Frame 1 (no input): blank canvas, image omitted
Frame 60 (no input): blank canvas, image omitted
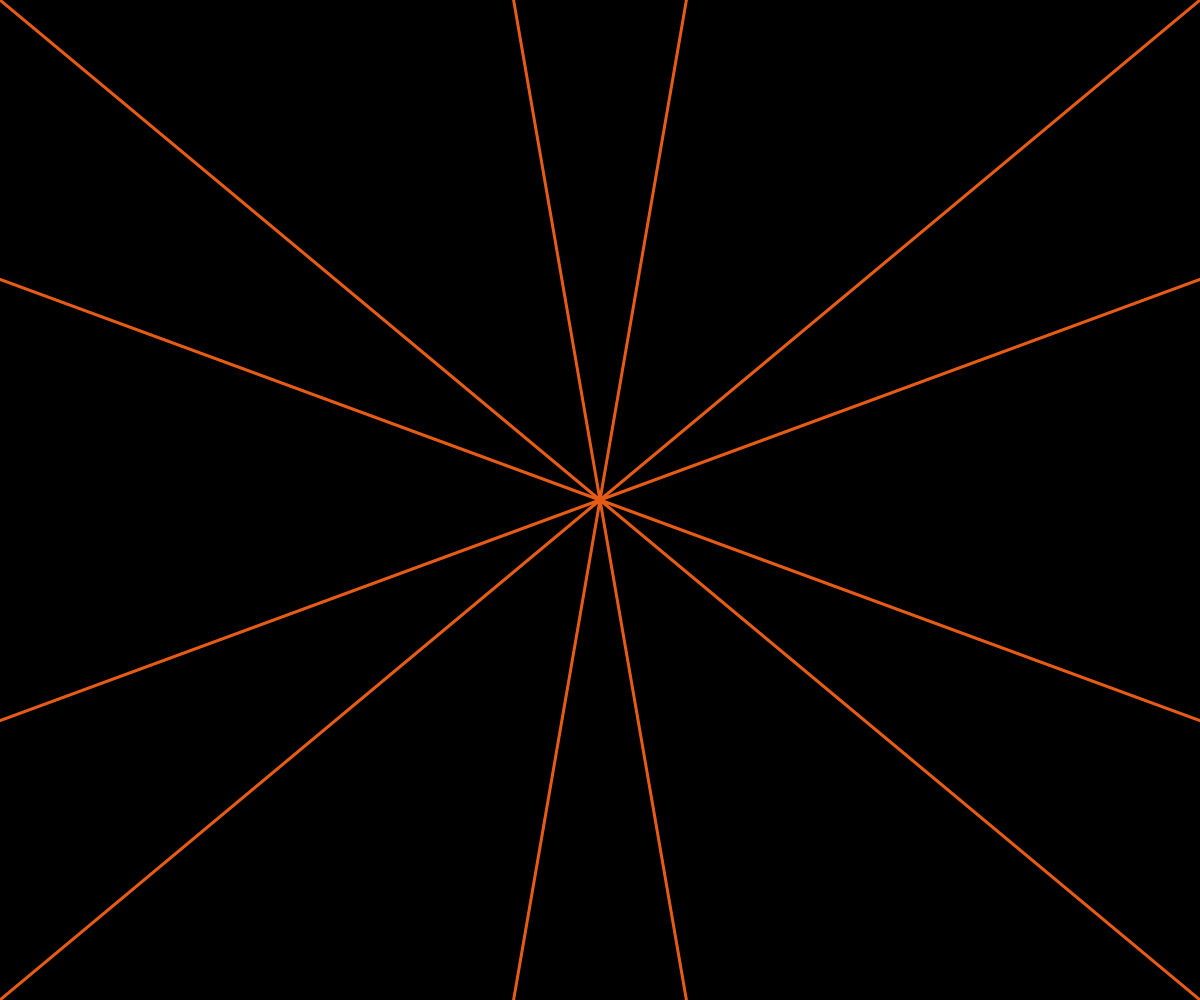
Frame 120 (the mouse pressed at the canvas centre since frame 60)

The p5.js sketch whose frames 1 and 60 were blank and that drew this single picture after the mouse press (run headless with seeded random() and noise() and a simulated clock; from frame 60 on, the mouse is pressed at the canvas centre):

// p5.js sketch
// ── sketch.js
// Tutorial 1: 
// Source: https://p5js.org/examples/repetition-kaleidoscope/
let symmetry = 6;
let angle = 360 / symmetry;
let bgColor = 0; 

function setup() {
    createCanvas(windowWidth, windowHeight);
    background(bgColor);
    strokeWeight(10);
    colorMode(HSB);
    angleMode(DEGREES);

 
    let bgToggle = document.getElementById('bgToggle');
    let clearButton = document.getElementById('clearCanvas');

    if (bgToggle) {
        bgToggle.addEventListener('change', toggleBackground);
    }
    if (clearButton) {
        clearButton.addEventListener('click', clearCanvas);
    }
}

function draw() {
    translate(width / 2, height / 2);

    if (mouseX > 0 && mouseX < width && mouseY > 0 && mouseY < height) {
        let lineStartX = mouseX - width / 2;
        let lineStartY = mouseY - height / 2;
        let lineEndX = pmouseX - width / 2;
        let lineEndY = pmouseY - height / 2;

        if (mouseIsPressed) {
            let lineHue = (mouseX + mouseY) % 360; 
            stroke(lineHue, 90, 90); // stroke is rainbow colors from - https://p5js.org/examples/animation-and-variables-drawing-lines/

            for (let i = 0; i < symmetry; i++) {
                rotate(angle);
                stroke(lineHue, 90, 90);
                strokeWeight(3);
                line(lineStartX, lineStartY, lineEndX, lineEndY);

                push();
                scale(1, -1);
                line(lineStartX, lineStartY, lineEndX, lineEndY);
                pop();
            }
        }
    }
}

// makes the toggle switch function
function toggleBackground() {
    bgColor = bgColor === 0 ? 255 : 0; 
    background(bgColor);
}

// wanted a clear canvas button so you dont have to refresh the site to restart 
function clearCanvas() {
    background(bgColor);
}
// ── Assignment2.html
<!DOCTYPE html>
    <head>
        <meta charset="UTF-8">
        <title>Assignment 2</title>
        <script src="p5.min.js"></script>
        <link rel="stylesheet" href="styles.css">
    </head>
    <body>
        <script src="sketch.js"></script>
            <div class="controls">
                <label class="switch">
                    <input type="checkbox" id="bgToggle">
                    <span class="slider"></span>
                </label>
                <button id="clearCanvas">Clear Canvas</button>
            </div>
    </body>
</html>
// ── styles.css
/* Tutorial 2:
Source: https://www.w3schools.com/howto/howto_css_switch.asp */

body {
    background-color: black;
}
body {
    text-align: center;
    background-color: #222;
    color: white;
}
.controls {
    position: absolute;
    top: 20px;
    left: 20px;
}
.switch {
    position: relative;
    display: inline-block;
    width: 60px;
    height: 34px;
}
.switch input {
    opacity: 0;
    width: 0;
    height: 0;
}
.slider {
    position: absolute;
    cursor: pointer;
    top: 0;
    left: 0;
    right: 0;
    bottom: 0;
    background-color: #ccc;
    transition: 0.4s;
    border-radius: 34px;
}
.slider:before {
    position: absolute;
    content: "";
    height: 26px;
    width: 26px;
    left: 4px;
    bottom: 4px;
    background-color: white;
    transition: 0.4s;
    border-radius: 50%;
}
input:checked + .slider {
    background-color: #000000;
}
input:checked + .slider:before {
    transform: translateX(26px);
}
